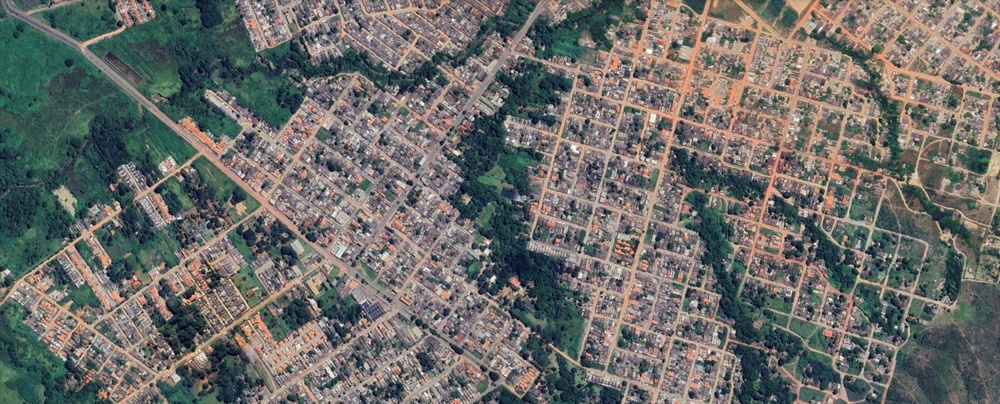
#> input picture imagens_satelites/imagem1.jpeg, 1000 x 404 px, shrunk from 1600 x 646 before the run
$ python -i Prog_opencv_tif8.py   (imports and definitions only)
#> lines starting #> are read from the running program, lines starting #| are printed output that depends on the picture; after the words box and inside, x2 and y2 are one past the last pixel; in counts of white or black regions, pixels touching at a corner belong together
from mpi4py import MPI
import numpy as np
import cv2
import os
import rasterio

# Inicializa MPI
comm = MPI.COMM_WORLD
# [1 line that did not run here, left out]
# [1 line that did not run here, left out]

# Caminhos
IMAGEM_PATH = r"C:\Projeto_ProgParalela2\imagens_satelites\satelit_google.tif"
PASTA_SAIDA = r"C:\Projeto_ProgParalela2\resultados_rasterio"
# [1 line not run here, left out]

# Função para segmentação de estradas
def segmentar_estradas(imagem):
    # Converter a imagem de RGB para HSV
    hsv = cv2.cvtColor(imagem, cv2.COLOR_RGB2HSV)
#> hsv: shape (404, 1000, 3); mean H, S, V 67.2, 61.5, 119.9

    # Ajustar o intervalo de cor para o asfalto (tons escuros e saturação moderada)
    lower = np.array([10, 50, 100])  # Cor mais escura (marrom claro)
    upper = np.array([30, 150, 200])  # Cor mais clara (marrom claro)

    # Criar máscara de asfalto
    mascara_asfalto = cv2.inRange(hsv, lower, upper)
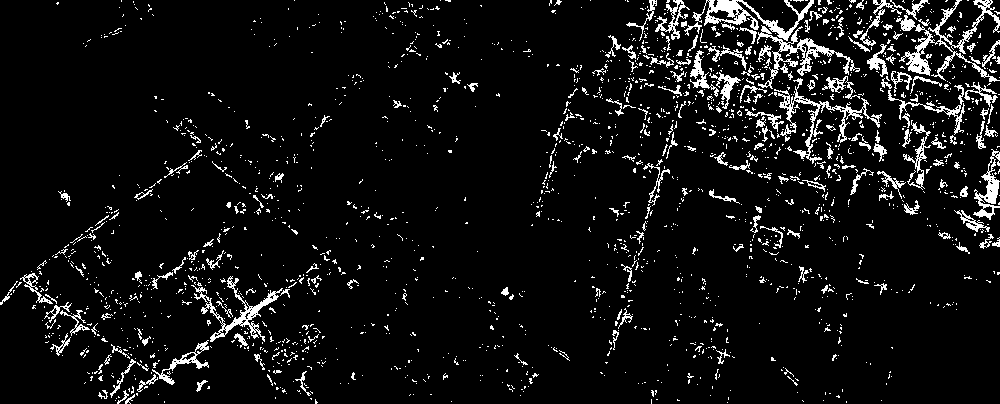
#> mascara_asfalto: shape (404, 1000); 6.8% white in thin lines or dots

    # Operações morfológicas para limpar a máscara (fechar pequenas lacunas)
    kernel = np.ones((3, 3), np.uint8)  # Usar um kernel menor para evitar expansão excessiva
    limpo = cv2.morphologyEx(mascara_asfalto, cv2.MORPH_CLOSE, kernel)
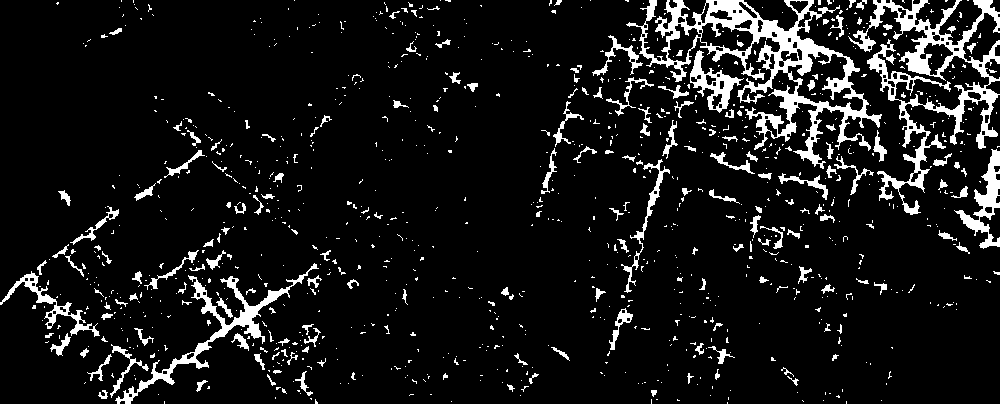
#> limpo: shape (404, 1000); 9.1% white; 1030 white regions (856 under 20 px)

    # Filtrar contornos com base em área e razão de aspecto
    contornos, _ = cv2.findContours(limpo, cv2.RETR_EXTERNAL, cv2.CHAIN_APPROX_SIMPLE)
#> contornos = 1016 contours, 911 with area under 20; largest, box (x1, y1, x2, y2) and area: (626, 0, 882, 169) 12525, (848, 0, 1000, 215) 6694, (115, 263, 319, 404) 2182, (954, 149, 1000, 249) 1204, (690, 50, 744, 113) 1169
    mascara_filtrada = np.zeros_like(limpo)

    for cnt in contornos:
        area = cv2.contourArea(cnt)
        x, y, w, h = cv2.boundingRect(cnt)
        aspect_ratio = w / float(h) if h != 0 else 0

        # Filtra áreas grandes com forma alongada (aspect_ratio > 2.5)
        if area > 500 and aspect_ratio > 2.5:
            cv2.drawContours(mascara_filtrada, [cnt], -1, 255, -1)
#> this loop made 1016 passes
#> (area, x, y, w, h, aspect_ratio) on passes 28, 50: (29, 98, 390, 10, 9, 1.11), (38, 196, 380, 12, 12, 1)
#> mascara_filtrada: shape (404, 1000); every value is 0

    return mascara_filtrada

# Abrir imagem com Rasterio
# [60 lines not run here, left out]

>>> import cv2
>>> picture = cv2.cvtColor(cv2.imread('../imagens_satelites/imagem1.jpeg'), cv2.COLOR_BGR2RGB)
>>> result = segmentar_estradas(picture)

$ run again, on imagens_satelites/imagem2.jpeg
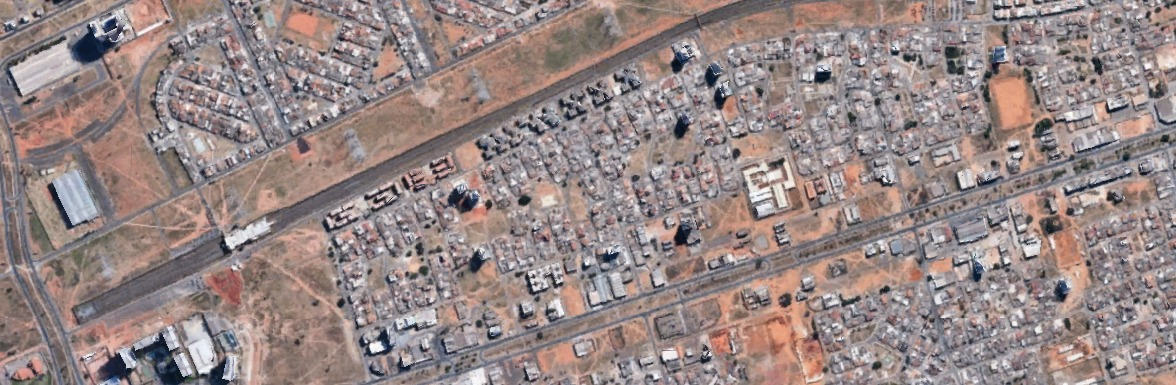
#> input picture imagens_satelites/imagem2.jpeg, 1176 x 385 px
#> hsv: shape (385, 1176, 3); mean H, S, V 74.5, 36.1, 151.8
#> in segmentar_estradas, `mascara_asfalto = cv2.inRange(hsv, lower, upper)`:
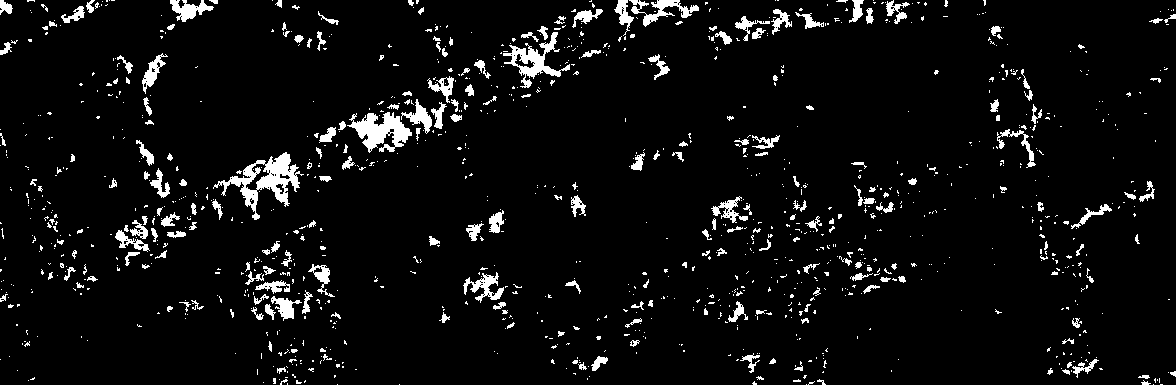
#> mascara_asfalto: shape (385, 1176); 5.5% white; 1164 white regions (942 under 20 px), largest, box (x1, y1, x2, y2) and area: (213, 152, 304, 220) 1839, (347, 112, 412, 153) 1361, (503, 32, 570, 88) 1081
#> in segmentar_estradas, `limpo = cv2.morphologyEx(mascara_asfalto, cv2.MORPH_CLOSE, kernel)`:
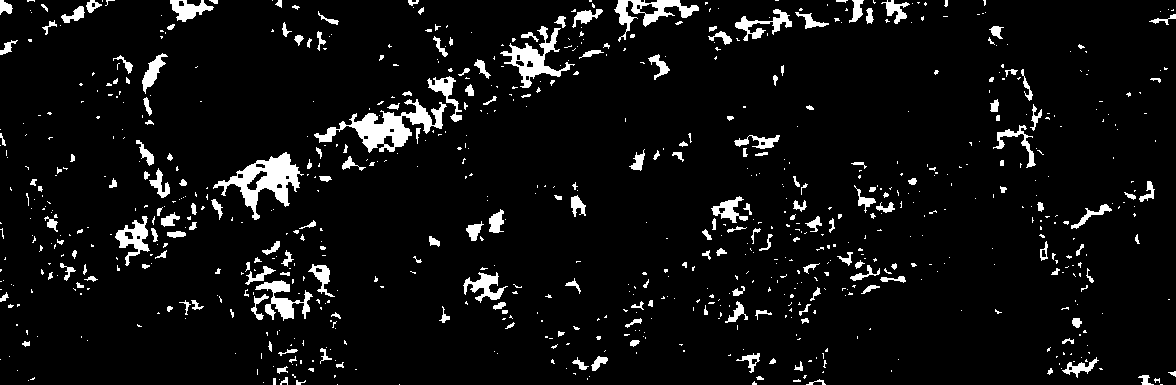
#> limpo: shape (385, 1176); 6.2% white; 810 white regions (593 under 20 px)
#> contornos = 810 contours, 665 with area under 20; largest, box (x1, y1, x2, y2) and area: (314, 99, 447, 153) 2163, (213, 152, 304, 220) 2143, (500, 26, 575, 88) 1218, (614, 0, 699, 42) 1008, (255, 280, 313, 321) 716
#> the loop in segmentar_estradas, `for cnt in contornos:` made 810 passes
#> (area, x, y, w, h, aspect_ratio) on passes 8, 18, 34: (20, 806, 379, 20, 6, 3.33), (52.5, 1138, 375, 16, 10, 1.6), (31, 277, 366, 11, 8, 1.38)

$ run again, on imagens_satelites/imagem3.jpeg
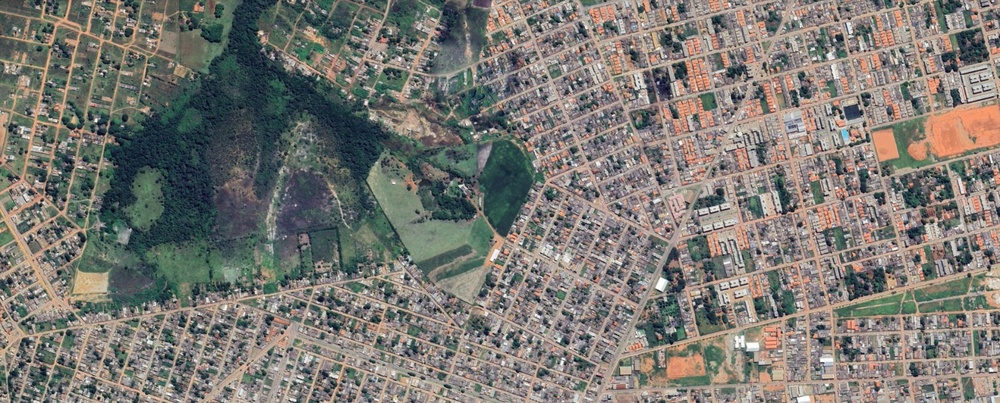
#> input picture imagens_satelites/imagem3.jpeg, 1000 x 403 px, shrunk from 1600 x 645 before the run
#> hsv: shape (403, 1000, 3); mean H, S, V 57.5, 48.4, 130.6
#> in segmentar_estradas, `mascara_asfalto = cv2.inRange(hsv, lower, upper)`:
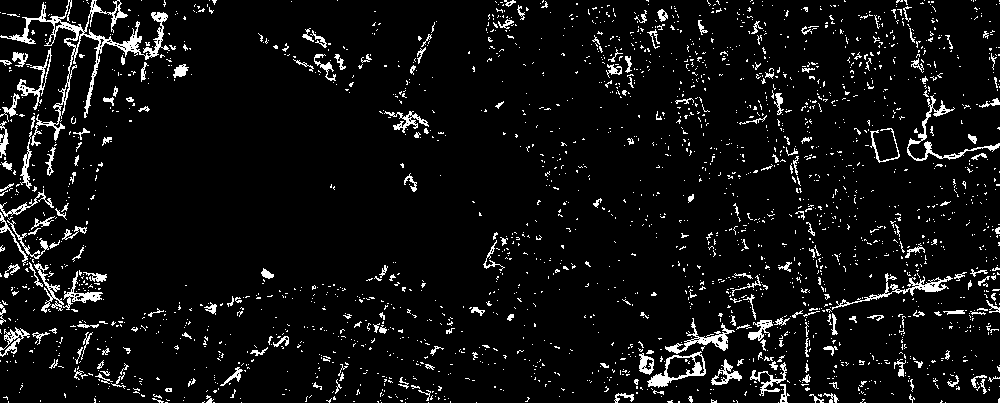
#> mascara_asfalto: shape (403, 1000); 6.4% white in thin lines or dots
#> in segmentar_estradas, `limpo = cv2.morphologyEx(mascara_asfalto, cv2.MORPH_CLOSE, kernel)`:
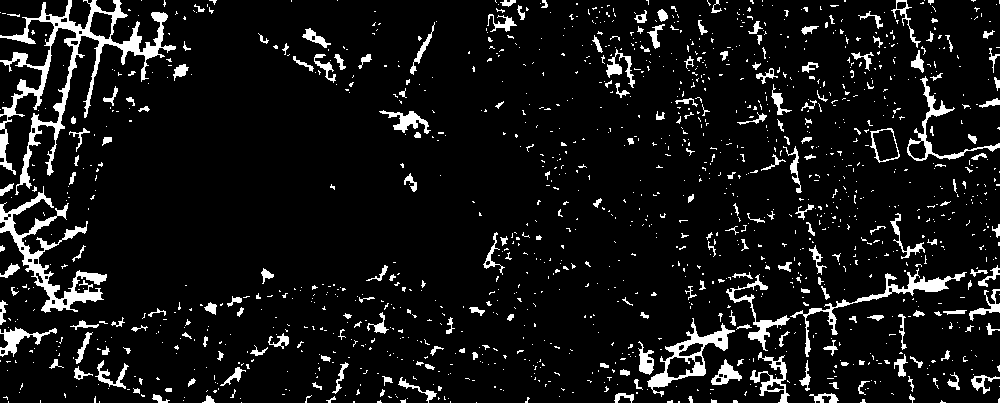
#> limpo: shape (403, 1000); 8.3% white; 1378 white regions (1158 under 20 px)
#> contornos = 1378 contours, 1237 with area under 20; largest, box (x1, y1, x2, y2) and area: (0, 0, 176, 195) 4820, (0, 186, 107, 313) 2460, (647, 318, 735, 397) 1923, (790, 268, 967, 357) 1046, (907, 76, 1000, 161) 888
#> the loop in segmentar_estradas, `for cnt in contornos:` made 1378 passes
#> (area, x, y, w, h, aspect_ratio) on passes 34, 38, 41: (39.5, 202, 395, 13, 8, 1.62), (52.5, 152, 394, 18, 9, 2), (109.5, 809, 393, 30, 10, 3)

$ run again, on imagens_satelites/imagem4.jpeg
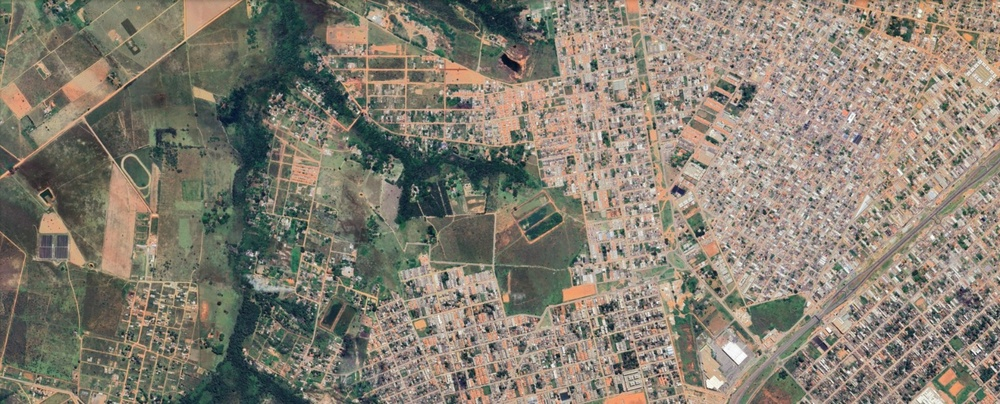
#> input picture imagens_satelites/imagem4.jpeg, 1000 x 404 px, shrunk from 1600 x 646 before the run
#> hsv: shape (404, 1000, 3); mean H, S, V 34.9, 50.7, 137.5
#> in segmentar_estradas, `mascara_asfalto = cv2.inRange(hsv, lower, upper)`:
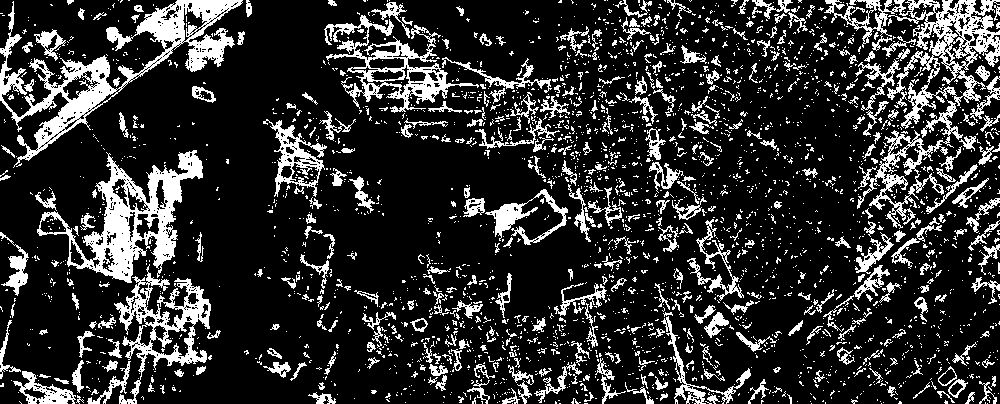
#> mascara_asfalto: shape (404, 1000); 18.8% white; 2831 white regions (2409 under 20 px), largest, box (x1, y1, x2, y2) and area: (0, 0, 243, 168) 8349, (37, 150, 203, 283) 6637, (824, 0, 1000, 129) 5779
#> in segmentar_estradas, `limpo = cv2.morphologyEx(mascara_asfalto, cv2.MORPH_CLOSE, kernel)`:
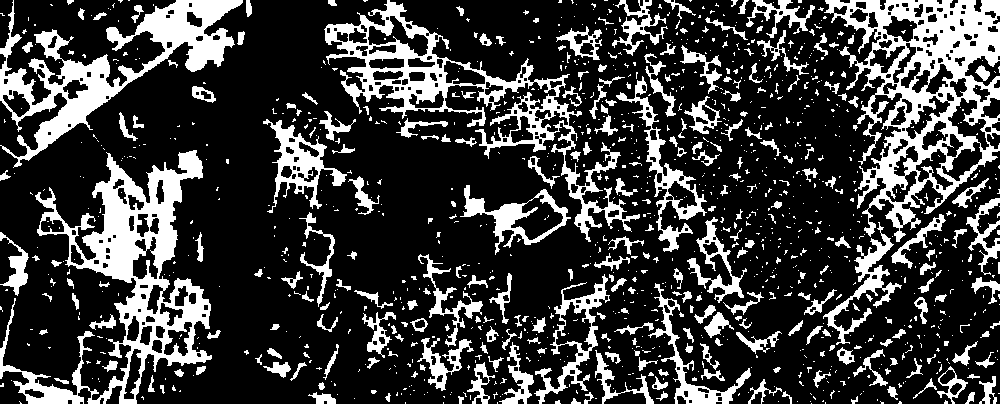
#> limpo: shape (404, 1000); 24.1% white; 1186 white regions (907 under 20 px)
#> contornos = 1149 contours, 962 with area under 20; largest, box (x1, y1, x2, y2) and area: (824, 0, 1000, 242) 23178, (0, 150, 212, 404) 17928, (324, 0, 640, 242) 13802, (0, 0, 243, 168) 10730, (460, 185, 571, 255) 2764
#> the loop in segmentar_estradas, `for cnt in contornos:` made 1149 passes
#> (area, x, y, w, h, aspect_ratio) on passes 17, 37, 39: (20.5, 571, 398, 10, 6, 1.67), (45, 965, 392, 10, 12, 0.833), (27.5, 584, 392, 10, 12, 0.833)
